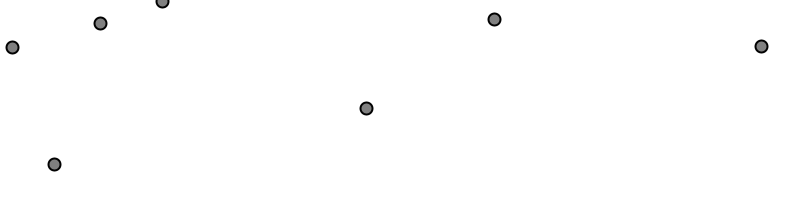
Frame 1 (no input)
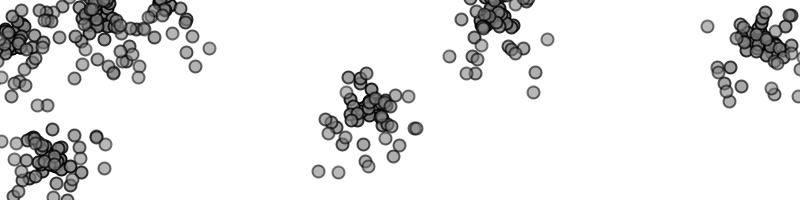
Frame 60 (the mouse pressed at the canvas centre just before this capture)
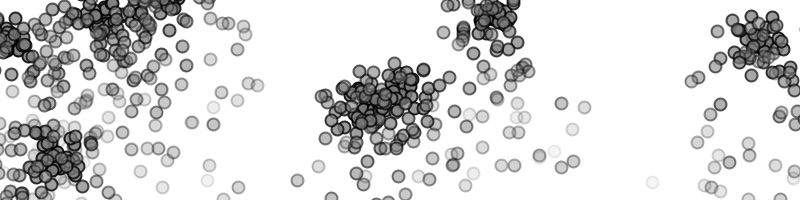
Frame 120 (the mouse held since frame 60 and released just before this capture)

The Processing sketch that drew these frames (run headless with seeded random() and noise(); from frame 60 on, the mouse is pressed at the canvas centre):

// Processing sketch: NOC_4_04_SystemofSystems_c
// ── NOC_4_04_SystemofSystems_c.pde
// The Nature of Code
// Daniel Shiffman
// http://natureofcode.com

// Simple Particle System

// Particles are generated each cycle through draw(),
// fall with gravity and fade out over time
// A ParticleSystem object manages a variable size (ArrayList) 
// list of particles.

ArrayList<ParticleSystem> systems;

void setup() {
  size(800,200);
  systems = new ArrayList<ParticleSystem>();
  systems.add(new ParticleSystem(1,new PVector(100,25)));
  for (int i = 0; i < 6; i++) {
  systems.add(new ParticleSystem(1,new PVector(random(width),random(height))));
  }

  smooth();
}

void draw() {
  background(255);
  for (ParticleSystem ps: systems) {
    ps.run();
    ps.addParticle(); 
  }
}

void mousePressed() {
  systems.add(new ParticleSystem(1,new PVector(mouseX,mouseY)));
}




// ── Particle.pde
// The Nature of Code
// Daniel Shiffman
// http://natureofcode.com

// Simple Particle System

class Particle {
  PVector location;
  PVector velocity;
  PVector acceleration;
  float lifespan;

  Particle(PVector l) {
    acceleration = new PVector(0,0.05);
    velocity = new PVector(random(-1,1),random(-2,0));
    location = l.get();
    lifespan = 255.0;
  }

  void run() {
    update();
    display();
  }

  // Method to update location
  void update() {
    velocity.add(acceleration);
    location.add(velocity);
    lifespan -= 2.0;
  }

  // Method to display
  void display() {
    stroke(0,lifespan);
    strokeWeight(2);
    fill(127,lifespan);
    ellipse(location.x,location.y,12,12);
  }
  
  // Is the particle still useful?
  boolean isDead() {
    if (lifespan < 0.0) {
      return true;
    } else {
      return false;
    }
  }
}



// ── ParticleSystem.pde
// Simple Particle System
// Daniel Shiffman <http://www.shiffman.net>

// A class to describe a group of Particles
// An ArrayList is used to manage the list of Particles

class ParticleSystem {

  ArrayList<Particle> particles;    // An arraylist for all the particles
  PVector origin;        // An origin point for where particles are birthed

  ParticleSystem(int num, PVector v) {
    particles = new ArrayList<Particle>();   // Initialize the arraylist
    origin = v.get();                        // Store the origin point
    for (int i = 0; i < num; i++) {
      particles.add(new Particle(origin));    // Add "num" amount of particles to the arraylist
    }
  }

  void run() {
    for (int i = particles.size()-1; i >= 0; i--) {
      Particle p = particles.get(i);
      p.run();
      if (p.isDead()) {
        particles.remove(i);
      }
    }
  }

  void addParticle() {
    particles.add(new Particle(origin));
  }

  void addParticle(Particle p) {
    particles.add(p);
  }

  // A method to test if the particle system still has particles
  boolean dead() {
    if (particles.isEmpty()) {
      return true;
    } else {
      return false;
    }
  }

}
